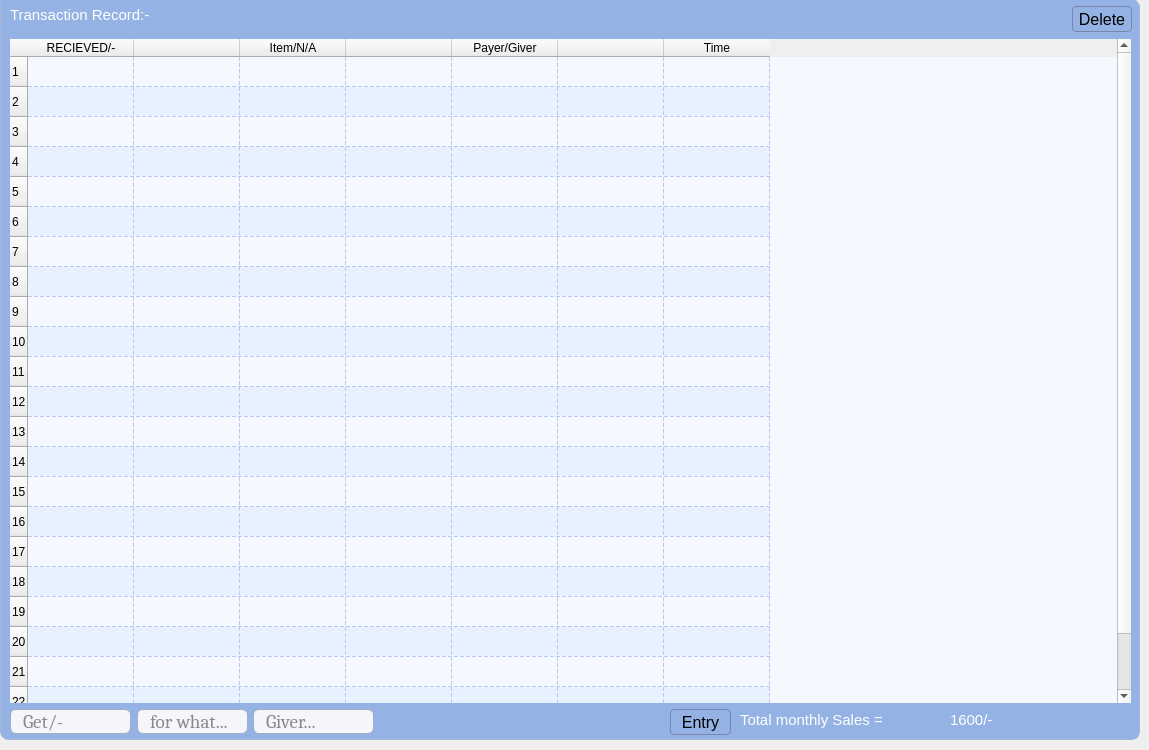
    <widget class="QWidget" name="tab_8">
     <attribute name="title">
      <string>Banking</string>
     </attribute>
     <widget class="QWidget" name="widget_7" native="true">
      <property name="geometry">
       <rect>
        <x>0</x>
        <y>-1</y>
        <width>1140</width>
        <height>741</height>
       </rect>
      </property>
      <property name="styleSheet">
       <string notr="true">
#widget_7 {
    
	background-color: rgb(148, 178, 227);
    border: 1px solid #a5b7d9;
       border-top-left-radius: 0px;   /* No radius on top-left */
    border-top-right-radius: 8px;  /* Rounded */
    border-bottom-left-radius: 8px; /* Rounded */
    border-bottom-right-radius: 8px; /* Rounded */
}

/* Add subtle shadow feel */
#widget_7:hover {
    background-color: #81a6e1;
       border-top-left-radius: 0px;   /* No radius on top-left */
    border-top-right-radius: 8px;  /* Rounded */
    border-bottom-left-radius: 8px; /* Rounded */
    border-bottom-right-radius: 8px; /* Rounded */
}

/* Optional focus / active effect */
#widget_7:focus {
    border: 2px solid #2b6ef3;
    background-color: #ffffff;
   border-top-left-radius: 0px;   /* No radius on top-left */
    border-top-right-radius: 8px;  /* Rounded */
    border-bottom-left-radius: 8px; /* Rounded */
    border-bottom-right-radius: 8px; /* Rounded */
}
</string>
      </property>
      <widget class="QLabel" name="label_extra_gains_2">
       <property name="geometry">
        <rect>
         <x>10</x>
         <y>3</y>
         <width>181</width>
         <height>25</height>
        </rect>
       </property>
       <property name="font">
        <font>
         <family>Segoe UI</family>
         <pointsize>11</pointsize>
         <italic>false</italic>
         <bold>false</bold>
        </font>
       </property>
       <property name="styleSheet">
        <string notr="true">color: rgb(255, 255, 255);
background-color: rgba(37, 56, 86,0);</string>
       </property>
       <property name="text">
        <string>Transaction Record:-</string>
       </property>
      </widget>
      <widget class="QLabel" name="label_monthly_gains_2">
       <property name="geometry">
        <rect>
         <x>740</x>
         <y>705</y>
         <width>201</width>
         <height>31</height>
        </rect>
       </property>
       <property name="font">
        <font>
         <family>Segoe UI</family>
         <pointsize>11</pointsize>
         <italic>false</italic>
         <bold>false</bold>
        </font>
       </property>
       <property name="styleSheet">
        <string notr="true">color: rgb(255, 255, 255);
background-color: rgba(37, 56, 86,0);</string>
       </property>
       <property name="text">
        <string>Total monthly Sales = </string>
       </property>
      </widget>
      <widget class="QLabel" name="label_total_gains_2">
       <property name="geometry">
        <rect>
         <x>950</x>
         <y>710</y>
         <width>171</width>
         <height>21</height>
        </rect>
       </property>
       <property name="font">
        <font>
         <family>Segoe UI</family>
         <pointsize>11</pointsize>
         <italic>false</italic>
         <bold>false</bold>
        </font>
       </property>
       <property name="styleSheet">
        <string notr="true">color: rgb(255, 255, 255);
background-color: rgba(37, 56, 86,0);</string>
       </property>
       <property name="text">
        <string>1600/-</string>
       </property>
      </widget>
      <widget class="QTableWidget" name="tableWidget_3">
       <property name="geometry">
        <rect>
         <x>10</x>
         <y>40</y>
         <width>1121</width>
         <height>664</height>
        </rect>
       </property>
       <property name="font">
        <font>
         <family>Segoe UI</family>
         <pointsize>11</pointsize>
         <italic>false</italic>
         <bold>false</bold>
        </font>
       </property>
       <property name="layoutDirection">
        <enum>Qt::LayoutDirection::LeftToRight</enum>
       </property>
       <property name="styleSheet">
        <string notr="true">/* ===== Table Widget Style (Light Blue Theme) ===== */
#tableWidget_3 {
    background-color: #f5f9ff; /* soft blue-white background */
    alternate-background-color: #e8f1ff;
    gridline-color: #b7c9f0;
  
    
    font: 11pt &quot;Segoe UI&quot;;
    color: #2f3e55;
    selection-background-color: #6ea6f8;
    selection-color: white;
    outline: none;
}

/* ===== Header Styling ===== */
#tableWidget_3 QHeaderView::section {
    background: qlineargradient(x1:0, y1:0, x2:0, y2:1,
        stop:0 #cbd9f6, stop:1 #a9c4f2);
    color: #1d2b4d;
    font-weight: 600;
    font-size: 11pt;
    border: 1px solid #9bb8ef;
    padding: 6px;
    border-top-left-radius: 6px;
    border-top-right-radius: 6px;
}

/* ===== Hover effect on header ===== */
#tableWidget_3 QHeaderView::section:hover {
    background: qlineargradient(x1:0, y1:0, x2:0, y2:1,
        stop:0 #a6c5ff, stop:1 #8db4ff);
    color: #ffffff;
}

/* ===== Row Hover Highlight ===== */
#tableWidget_3::item:hover {
    background-color: #c8ddff;
    color: #12294d;
}

/* ===== Selected Cell ===== */
#tableWidget_3::item:selected {
    background-color: #7aa3e6;
    color: white;
}

/* ===== Vertical Scrollbar ===== */
#tableWidget_3 QScrollBar:vertical {
    border: none;
    background: #ebf2ff;
    width: 10px;
    margin: 2px 0 2px 0;
    border-radius: 4px;
}

#tableWidget_3 QScrollBar::handle:vertical {
    background: #5077ba;
    border-radius: 4px;
}

#tableWidget_3 QScrollBar::handle:vertical:hover {
    background: #496baa;
}

#tableWidget_3 QScrollBar::add-line:vertical,
#tableWidget_3 QScrollBar::sub-line:vertical {
    height: 0;
}

/* ===== Horizontal Scrollbar ===== */
#tableWidget_3 QScrollBar:horizontal {
    border: none;
    background: #ebf2ff;
    height: 10px;
    margin: 0 2px 0 2px;
    border-radius: 4px;
}

#tableWidget_3 QScrollBar::handle:horizontal {
    background: #90b4ff;
    border-radius: 4px;
}

#tableWidget_3 QScrollBar::handle:horizontal:hover {
    background: #6e9fff;
}

#tableWidget_3 QScrollBar::add-line:horizontal,
#tableWidget_3 QScrollBar::sub-line:horizontal {
    width: 0;
}
</string>
       </property>
       <property name="frameShape">
        <enum>QFrame::Shape::NoFrame</enum>
       </property>
       <property name="frameShadow">
        <enum>QFrame::Shadow::Plain</enum>
       </property>
       <property name="lineWidth">
        <number>1</number>
       </property>
       <property name="midLineWidth">
        <number>0</number>
       </property>
       <property name="alternatingRowColors">
        <bool>true</bool>
       </property>
       <property name="selectionMode">
        <enum>QAbstractItemView::SelectionMode::ContiguousSelection</enum>
       </property>
       <property name="selectionBehavior">
        <enum>QAbstractItemView::SelectionBehavior::SelectRows</enum>
       </property>
       <property name="showGrid">
        <bool>true</bool>
       </property>
       <property name="gridStyle">
        <enum>Qt::PenStyle::DashLine</enum>
       </property>
       <property name="sortingEnabled">
        <bool>false</bool>
       </property>
       <property name="rowCount">
        <number>23</number>
       </property>
       <property name="columnCount">
        <number>7</number>
       </property>
       <attribute name="horizontalHeaderCascadingSectionResizes">
        <bool>false</bool>
       </attribute>
       <attribute name="horizontalHeaderMinimumSectionSize">
        <number>41</number>
       </attribute>
       <attribute name="horizontalHeaderDefaultSectionSize">
        <number>106</number>
       </attribute>
       <attribute name="horizontalHeaderStretchLastSection">
        <bool>false</bool>
       </attribute>
       <attribute name="verticalHeaderDefaultSectionSize">
        <number>30</number>
       </attribute>
       <attribute name="verticalHeaderStretchLastSection">
        <bool>false</bool>
       </attribute>
       <row/>
       <row/>
       <row/>
       <row/>
       <row/>
       <row/>
       <row/>
       <row/>
       <row/>
       <row/>
       <row/>
       <row/>
       <row/>
       <row/>
       <row/>
       <row/>
       <row/>
       <row/>
       <row/>
       <row/>
       <row/>
       <row/>
       <row/>
       <column>
        <property name="text">
         <string>RECIEVED/-</string>
        </property>
        <property name="font">
         <font>
          <pointsize>9</pointsize>
         </font>
        </property>
       </column>
       <column>
        <property name="text">
         <string/>
        </property>
       </column>
       <column>
        <property name="text">
         <string>Item/N/A</string>
        </property>
       </column>
       <column>
        <property name="text">
         <string/>
        </property>
       </column>
       <column>
        <property name="text">
         <string>Payer/Giver</string>
        </property>
       </column>
       <column>
        <property name="text">
         <string/>
        </property>
       </column>
       <column>
        <property name="text">
         <string>Time</string>
        </property>
       </column>
      </widget>
      <widget class="QLineEdit" name="lineEdit_get_2">
       <property name="geometry">
        <rect>
         <x>10</x>
         <y>710</y>
         <width>121</width>
         <height>25</height>
        </rect>
       </property>
       <property name="sizePolicy">
        <sizepolicy hsizetype="Fixed" vsizetype="Fixed">
         <horstretch>0</horstretch>
         <verstretch>0</verstretch>
        </sizepolicy>
       </property>
       <property name="minimumSize">
        <size>
         <width>0</width>
         <height>0</height>
        </size>
       </property>
       <property name="maximumSize">
        <size>
         <width>1920</width>
         <height>70</height>
        </size>
       </property>
       <property name="font">
        <font>
         <family>Cambria</family>
         <pointsize>14</pointsize>
         <italic>false</italic>
         <bold>false</bold>
        </font>
       </property>
       <property name="contextMenuPolicy">
        <enum>Qt::ContextMenuPolicy::NoContextMenu</enum>
       </property>
       <property name="styleSheet">
        <string notr="true">#lineEdit_get_2 {
    background-color: #f4f6fb;
    color: #1e1e1e;
    border: 1px solid #a0aec0;
    border-radius: 6px;
    padding: 0px 10px;
    font: 14pt &quot;Cambria&quot;;
    selection-background-color: #3a7bd5; /* Highlight text selection in blue */

}

#lineEdit_get_2:hover {
    border: 1px solid #3a7bd5;  /* Professional blue on hover */
    background-color: #f0f4ff;  /* Slightly lighter background */
}

#lineEdit_get_2:focus {
    border: 1px solid #2bb673;  /* Elegant green focus */
    background-color: #ffffff;  /* Crisp white for focus */
    color: #000000;
}
</string>
       </property>
       <property name="text">
        <string/>
       </property>
       <property name="maxLength">
        <number>1000</number>
       </property>
       <property name="frame">
        <bool>false</bool>
       </property>
       <property name="echoMode">
        <enum>QLineEdit::EchoMode::Normal</enum>
       </property>
       <property name="cursorPosition">
        <number>0</number>
       </property>
       <property name="dragEnabled">
        <bool>true</bool>
       </property>
       <property name="placeholderText">
        <string>Get/-</string>
       </property>
       <property name="cursorMoveStyle">
        <enum>Qt::CursorMoveStyle::LogicalMoveStyle</enum>
       </property>
       <property name="clearButtonEnabled">
        <bool>false</bool>
       </property>
      </widget>
      <widget class="QToolButton" name="toolButton_save2_2">
       <property name="geometry">
        <rect>
         <x>670</x>
         <y>710</y>
         <width>61</width>
         <height>26</height>
        </rect>
       </property>
       <property name="font">
        <font>
         <pointsize>12</pointsize>
        </font>
       </property>
       <property name="styleSheet">
        <string notr="true">QToolButton {


    background: qlineargradient(x1:0, y1:0, x2:0, y2:1,
        stop:0 #ebebeb, stop:1 #ffffff);
    color: black;
    border: none;
        border: 1px solid #7986ac;
    border-radius: 4px;
   
    
}

QToolButton:hover {
     background: qlineargradient(x1:0, y1:0, x2:0, y2:1,
        stop:0 #ffffff, stop:1 #ffffff);
}

QToolButton:pressed {
 

    background: qlineargradient(x1:0, y1:0, x2:0, y2:1,
        stop:0 #f4f6fb, stop:1 #cbcbcb);
color: black;
  
}

QToolButton:disabled {
    background: #475569;
    color: #94a3b8;
}</string>
       </property>
       <property name="text">
        <string>Entry</string>
       </property>
      </widget>
      <widget class="QLineEdit" name="lineEdit_for_what_2">
       <property name="geometry">
        <rect>
         <x>137</x>
         <y>710</y>
         <width>111</width>
         <height>25</height>
        </rect>
       </property>
       <property name="sizePolicy">
        <sizepolicy hsizetype="Fixed" vsizetype="Fixed">
         <horstretch>0</horstretch>
         <verstretch>0</verstretch>
        </sizepolicy>
       </property>
       <property name="minimumSize">
        <size>
         <width>0</width>
         <height>0</height>
        </size>
       </property>
       <property name="maximumSize">
        <size>
         <width>1920</width>
         <height>70</height>
        </size>
       </property>
       <property name="font">
        <font>
         <family>Cambria</family>
         <pointsize>14</pointsize>
         <italic>false</italic>
         <bold>false</bold>
        </font>
       </property>
       <property name="contextMenuPolicy">
        <enum>Qt::ContextMenuPolicy::NoContextMenu</enum>
       </property>
       <property name="styleSheet">
        <string notr="true">QLineEdit {
    background-color: #f4f6fb;
    color: #1e1e1e;
    border: 1px solid #a0aec0;
    border-radius: 6px;
    padding: 0px 10px;
    font: 14pt &quot;Cambria&quot;;
    selection-background-color: #3a7bd5; /* Highlight text selection in blue */
}

QLineEdit:hover {
    border: 1px solid #3a7bd5;  /* Professional blue on hover */
    background-color: #f0f4ff;  /* Slightly lighter background */
}

QLineEdit:focus {
    border: 1px solid #2bb673;  /* Elegant green focus */
    background-color: #ffffff;  /* Crisp white for focus */
    color: #000000;
}</string>
       </property>
       <property name="text">
        <string/>
       </property>
       <property name="maxLength">
        <number>1000</number>
       </property>
       <property name="frame">
        <bool>false</bool>
       </property>
       <property name="echoMode">
        <enum>QLineEdit::EchoMode::Normal</enum>
       </property>
       <property name="cursorPosition">
        <number>0</number>
       </property>
       <property name="dragEnabled">
        <bool>true</bool>
       </property>
       <property name="placeholderText">
        <string>for what...</string>
       </property>
       <property name="cursorMoveStyle">
        <enum>Qt::CursorMoveStyle::LogicalMoveStyle</enum>
       </property>
       <property name="clearButtonEnabled">
        <bool>false</bool>
       </property>
      </widget>
      <widget class="QLineEdit" name="lineEdit_giver_2">
       <property name="geometry">
        <rect>
         <x>253</x>
         <y>710</y>
         <width>121</width>
         <height>25</height>
        </rect>
       </property>
       <property name="sizePolicy">
        <sizepolicy hsizetype="Fixed" vsizetype="Fixed">
         <horstretch>0</horstretch>
         <verstretch>0</verstretch>
        </sizepolicy>
       </property>
       <property name="minimumSize">
        <size>
         <width>0</width>
         <height>0</height>
        </size>
       </property>
       <property name="maximumSize">
        <size>
         <width>1920</width>
         <height>70</height>
        </size>
       </property>
       <property name="font">
        <font>
         <family>Cambria</family>
         <pointsize>14</pointsize>
         <italic>false</italic>
         <bold>false</bold>
        </font>
       </property>
       <property name="contextMenuPolicy">
        <enum>Qt::ContextMenuPolicy::NoContextMenu</enum>
       </property>
       <property name="styleSheet">
        <string notr="true">QLineEdit {
    background-color: #f4f6fb;
    color: #1e1e1e;
    border: 1px solid #a0aec0;
    border-radius: 6px;
    padding: 0px 10px;
    font: 14pt &quot;Cambria&quot;;
    selection-background-color: #3a7bd5; /* Highlight text selection in blue */
}

QLineEdit:hover {
    border: 1px solid #3a7bd5;  /* Professional blue on hover */
    background-color: #f0f4ff;  /* Slightly lighter background */
}

QLineEdit:focus {
    border: 1px solid #2bb673;  /* Elegant green focus */
    background-color: #ffffff;  /* Crisp white for focus */
    color: #000000;
}</string>
       </property>
       <property name="text">
        <string/>
       </property>
       <property name="maxLength">
        <number>1000</number>
       </property>
       <property name="frame">
        <bool>false</bool>
       </property>
       <property name="echoMode">
        <enum>QLineEdit::EchoMode::Normal</enum>
       </property>
       <property name="cursorPosition">
        <number>0</number>
       </property>
       <property name="dragEnabled">
        <bool>true</bool>
       </property>
       <property name="placeholderText">
        <string>Giver...</string>
       </property>
       <property name="cursorMoveStyle">
        <enum>Qt::CursorMoveStyle::LogicalMoveStyle</enum>
       </property>
       <property name="clearButtonEnabled">
        <bool>false</bool>
       </property>
      </widget>
      <widget class="QToolButton" name="toolButton_del_row_3">
       <property name="geometry">
        <rect>
         <x>1072</x>
         <y>7</y>
         <width>60</width>
         <height>26</height>
        </rect>
       </property>
       <property name="font">
        <font>
         <pointsize>12</pointsize>
        </font>
       </property>
       <property name="styleSheet">
        <string notr="true">QToolButton {


    background: qlineargradient(x1:0, y1:0, x2:0, y2:1,
        stop:0 #ebebeb, stop:1 #ffffff);
    color: black;
    border: none;
        border: 1px solid #7986ac;
    border-radius: 4px;
   
    
}

QToolButton:hover {
     background: qlineargradient(x1:0, y1:0, x2:0, y2:1,
        stop:0 #ffffff, stop:1 #ffffff);
}

QToolButton:pressed {
 

    background: qlineargradient(x1:0, y1:0, x2:0, y2:1,
        stop:0 #f4f6fb, stop:1 #cbcbcb);
color: black;
  
}

QToolButton:disabled {
    background: #475569;
    color: #94a3b8;
}</string>
       </property>
       <property name="text">
        <string>Delete</string>
       </property>
      </widget>
     </widget>
    </widget>
